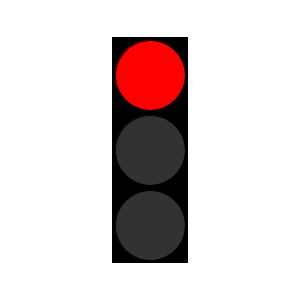
Frame 1 (no input)
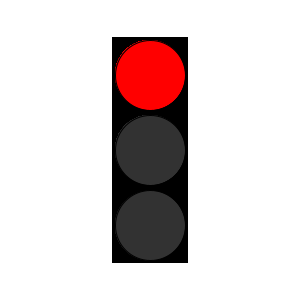
Frame 60 (the mouse pressed at the canvas centre just before this capture)
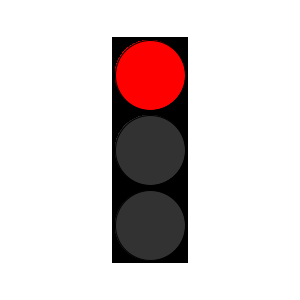
Frame 120 (the mouse held since frame 60 and released just before this capture)

The Processing sketch that drew these frames (run headless with seeded random() and noise(); from frame 60 on, the mouse is pressed at the canvas centre):

// Processing sketch: TaskSix
// ── TaskSix.pde
int red = color(255, 0, 0);
int yellow = color(255, 255, 0) ;
int green = color(0, 255, 0);
int off = 50;

void setup() {
  size(300, 300);
  background(255);
  rectMode(CENTER);
  fill(0);
  rect(width/2, height/2, 75, 225); // Traffic light housing
}

void draw() {
  fill(off);

  if (frameCount%500 <= 250) {
    fill(red);
  } else {
    fill(off);
  }
  ellipse(width/2, height/4, 70, 70);  // Red light

  if (frameCount%500 >= 200 && frameCount%500 <= 250 || frameCount%500 >= 400 ) {
    fill(yellow);
  } else {
    fill(off);
  }
  ellipse(width/2, height/2, 70, 70); // Yellow light
  
  if (frameCount%500 >= 250 && frameCount%500 <= 400) {
    fill(green);
  } else {
    fill(off);
  }
  ellipse(width/2, height/1.33, 70, 70); // Green light

}
